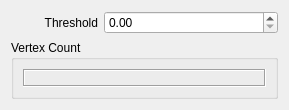
<?xml version="1.0" encoding="UTF-8"?>
<ui version="4.0">
 <class>VWeldRollup</class>
 <widget class="QWidget" name="VWeldRollup">
  <property name="geometry">
   <rect>
    <x>0</x>
    <y>0</y>
    <width>289</width>
    <height>96</height>
   </rect>
  </property>
  <property name="font">
   <font>
    <family>MS Shell Dlg 2</family>
   </font>
  </property>
  <property name="windowTitle">
   <string>Form</string>
  </property>
  <layout class="QGridLayout" name="gridLayout_5" columnstretch="1,2">
   <item row="2" column="1">
    <widget class="MaxSDK::QmaxDoubleSpinBox" name="threshold">
     <property name="toolTip">
      <string>The distance, in scene units, within which vertices are automatically combined.</string>
     </property>
    </widget>
   </item>
   <item row="2" column="0">
    <widget class="QLabel" name="label">
     <property name="toolTip">
      <string>Vertex weld threshold</string>
     </property>
     <property name="layoutDirection">
      <enum>Qt::LeftToRight</enum>
     </property>
     <property name="text">
      <string>Threshold</string>
     </property>
     <property name="alignment">
      <set>Qt::AlignRight|Qt::AlignTrailing|Qt::AlignVCenter</set>
     </property>
    </widget>
   </item>
   <item row="3" column="0" colspan="2">
    <widget class="QGroupBox" name="statusGroupBox">
     <property name="enabled">
      <bool>true</bool>
     </property>
     <property name="title">
      <string>Vertex Count</string>
     </property>
     <property name="flat">
      <bool>true</bool>
     </property>
     <property name="checkable">
      <bool>false</bool>
     </property>
     <property name="checked">
      <bool>false</bool>
     </property>
     <layout class="QGridLayout" name="gridLayout_6" columnstretch="0">
      <property name="horizontalSpacing">
       <number>5</number>
      </property>
      <item row="0" column="0">
       <widget class="QLabel" name="numberOfClones">
        <property name="sizePolicy">
         <sizepolicy hsizetype="Preferred" vsizetype="Preferred">
          <horstretch>0</horstretch>
          <verstretch>0</verstretch>
         </sizepolicy>
        </property>
        <property name="font">
         <font>
          <family>MS Shell Dlg 2</family>
         </font>
        </property>
        <property name="frameShape">
         <enum>QFrame::Box</enum>
        </property>
        <property name="frameShadow">
         <enum>QFrame::Sunken</enum>
        </property>
        <property name="text">
         <string/>
        </property>
        <property name="alignment">
         <set>Qt::AlignCenter</set>
        </property>
       </widget>
      </item>
     </layout>
    </widget>
   </item>
  </layout>
 </widget>
 <customwidgets>
  <customwidget>
   <class>MaxSDK::QmaxDoubleSpinBox</class>
   <extends>QDoubleSpinBox</extends>
   <header location="global">Qt/QmaxSpinBox.h</header>
   <container>1</container>
  </customwidget>
 </customwidgets>
 <resources/>
 <connections/>
</ui>
